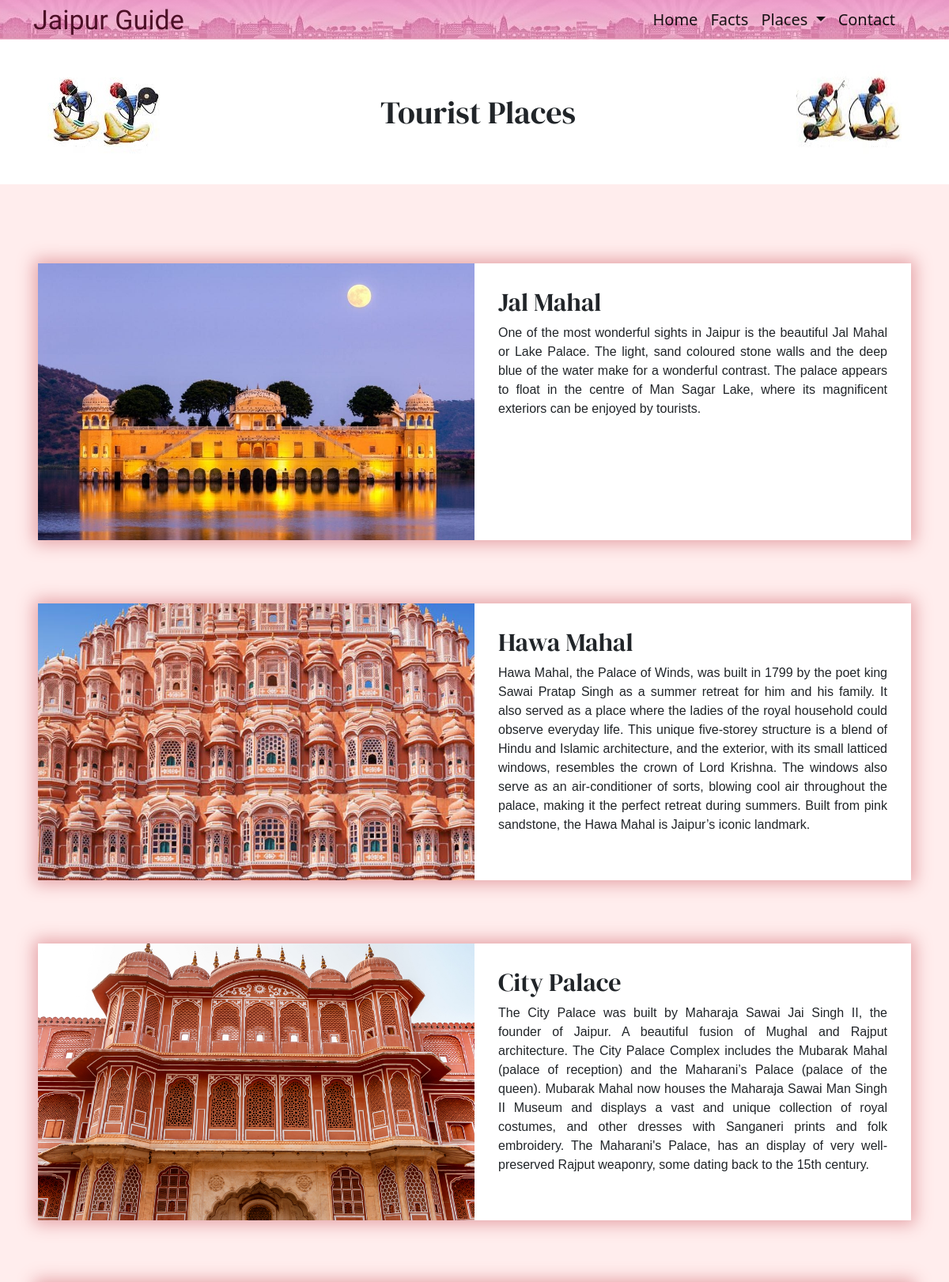
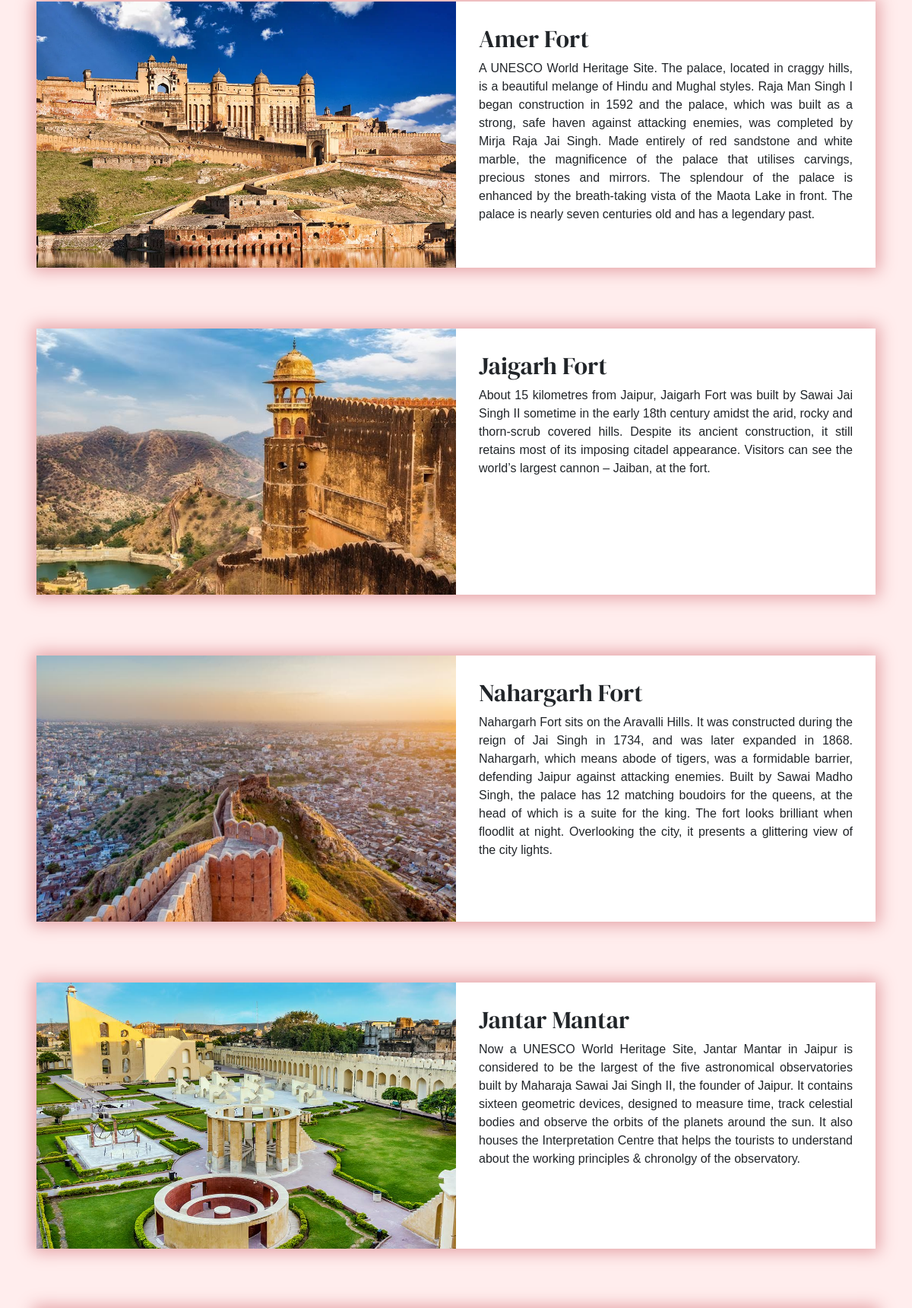
/tourist_place (upper part), run on the app's committed database (2 pictures, top to bottom).
### tables this page shows
CREATE TABLE Jaipur(
id INTEGER PRIMARY KEY AUTOINCREMENT,
name TEXT NOT NULL,
image TEXT NOT NULL,
tag TEXT NOT NULL,
desc TEXT NOT NULL
);

### application.py (the view)
@app.route("/tourist_place")
def tourist_place():
    with sqlite3.connect("Travel.db") as con:
      cur = con.cursor()
      info = cur.execute("SELECT * FROM Jaipur;")
      con.commit()
    information = [dict(name=row[1], image=row[2], desc=row[4]) for row in info]
    return render_template("tourist_place.html", information=information, heading="Tourist Places")

### templates/tourist_place.html (shortened to what this page needs)
{% extends "./layout.html" %}
{% block body %}
    <header class="header-sec my-container">
        <img src="{{ url_for('static', filename='img/side1.jpg')}}" alt="image" style="display: inline-block;">
        <h1 class="heading my-container">{{ heading|title }}</h1>
        <img src="{{ url_for('static', filename='img/side2.jpg')}}" alt="image" style="display: inline-block;">
    </header>
    <section class="showcase">
        <div class="my-container">
            {% for info in information %}
            <article class="row place1">
                <div class="img-box">
                    <img src="{{ url_for('static', filename= info.image) }}" alt="image">
                </div>
                <div class="text-box">
                    <h2>{{ info.name }}</h2>
                    <P>
                        {{ info.desc }}
                    </P>
                </div>
            </article>
            {% endfor %}
        </div>
    </section>
{% endblock body %}

### templates/layout.html (shortened to what this page needs)
<!DOCTYPE html>
<html lang="en">
  <head>
    <link rel=stylesheet type=text/css href="{{ url_for('static', filename='css/style.css') }}">
    <link href="https://cdn.jsdelivr.net/npm/bootstrap@5.1.0/dist/css/bootstrap.min.css" rel="stylesheet">
    <link rel="stylesheet" href="https://cdnjs.cloudflare.com/ajax/libs/font-awesome/4.7.0/css/font-awesome.min.css">
  </head>
  <body>
    <nav class="navbar navbar-expand-lg navbar-light bg-light sticky-top">
      <div class="container-fluid my-container container">
        <a class="navbar-brand" href="{{ url_for('index') }}" style="font-family: 'Kaushan Script', cursive; font-size:34px; color: #4D1027;">Jaipur Guide</a>
        <div class="collapse navbar-collapse" id="navbarNavDropdown">
            <ul class="navbar-nav">
              <li class="nav-item">
                <a class="nav-link active" aria-current="page" href="{{ url_for('index') }}">Home</a>
              </li>
              <li class="nav-item">
                <a class="nav-link active" href="{{ url_for('facts') }}">Facts</a>
              </li>
              <li class="nav-item dropdown">
                <a class="nav-link dropdown-toggle active" href="{{ url_for('tourist_place') }}" id="navbarDropdownMenuLink" role="button" data-bs-toggle="dropdown" aria-expanded="false">
                  Places
                </a>
              </li>
              <li class="nav-item">
                <a class="nav-link active" href="{{ url_for('contact') }}">Contact</a>
              </li>
            </ul>
        </div>
      </div>
    </nav>
    {% block body %}{% endblock %}
  </body>
</html>

### static/css/style.css (style rules this page uses)
* { padding:0; margin:0; box-sizing: border-box; }
a { text-decoration: none; }
.my-container { max-width: 1200px; width: 90%; margin: 0 auto; }
.navbar { color: #4D1027; background-image: linear-gradient(rgba(255,105,180,0.4), rgba(255,192,203,0.5)),url("/static/img/bg6.jpg"); height: 50px; background-position: bottom; }
.navbar-nav { position: absolute; right: 5%; }
.nav-item .nav-link { font-weight: 450; font-size: 20px; }
.header-sec { display: flex; }
.header-sec .heading { margin: auto; text-align: center; font-family: 'DM Serif Display', serif; }
.showcase { background-color:#FFEDED; padding: 100px 0; }
.showcase article.row { height: 350px; background: #ffffff; box-shadow: 0px 0px 20px 5px #E6A5A9; }
.showcase article.row .text-box h2 { font-family: 'DM Serif Display', serif; }
.place1 { margin-bottom: 5rem; }
.place1 .img-box { float: left; width: 50%; }
.place1 .text-box { float: right; width: 50%; }
.showcase article.row .img-box { height: 100%; padding: 0; }
.showcase article.row .text-box { padding: 30px; height: 100%; font-family: 'Noto Sans KR', sans-serif; text-align: justify; }
.showcase article.row .img-box img { display: inline-block; width: 100%; height: 100%; object-fit: cover; }
.showcase article.row::after { content: ''; display: block; clear: both; }

### data on the page
Jaipur: image (picture), name "Jal Mahal", desc "One of the most wonderful sights in Jaipur is the beautiful Jal Mahal or Lake Palace. The light, sand coloured stone walls and the deep blue of the water make for a wonderful contrast. The palace appears to float in the centre of Man Sagar Lake, where its magnificent exteriors can be enjoyed by tourists."
Jaipur: image (picture), name "Hawa Mahal", desc "Hawa Mahal, the Palace of Winds, was built in 1799 by the poet king Sawai Pratap Singh as a summer retreat for him and his family. It also served as a place where the ladies of the royal household could observe everyday life. This unique five-storey structure is a blend of Hindu and Islamic architecture, and the exterior, with its small latticed windows, resembles the crown of Lord Krishna. The windows also serve as an air-conditioner of sorts, blowing cool air throughout the palace, making it the perfect retreat during summers. Built from pink sandstone, the Hawa Mahal is Jaipur’s iconic landmark."
Jaipur: image (picture), name "City Palace", desc "The City Palace was built by Maharaja Sawai Jai Singh II, the founder of Jaipur. A beautiful fusion of Mughal and Rajput architecture. The City Palace Complex includes the Mubarak Mahal (palace of reception) and the Maharani’s Palace (palace of the queen). Mubarak Mahal now houses the Maharaja Sawai Man Singh II Museum and displays a vast and unique collection of royal costumes, and other dresses with Sanganeri prints and folk embroidery. The Maharani's Palace, has an display of very well-preserved Rajput weaponry, some dating back to the 15th century."
Jaipur: image (picture), name "Amer Fort", desc "A UNESCO World Heritage Site. The palace, located in craggy hills, is a beautiful melange of Hindu and Mughal styles. Raja Man Singh I began construction in 1592 and the palace, which was built as a strong, safe haven against attacking enemies, was completed by Mirja Raja Jai Singh. Made entirely of red sandstone and white marble, the magnificence of the palace that utilises carvings, precious stones and mirrors. The splendour of the palace is enhanced by the breath-taking vista of the Maota Lake in front. The palace is nearly seven centuries old and has a legendary past."
Jaipur: image (picture), name "Jaigarh Fort", desc "About 15 kilometres from Jaipur, Jaigarh Fort was built by Sawai Jai Singh II sometime in the early 18th century amidst the arid, rocky and thorn-scrub covered hills. Despite its ancient construction, it still retains most of its imposing citadel appearance. Visitors can see the world’s largest cannon – Jaiban, at the fort."
Jaipur: image (picture), name "Nahargarh Fort", desc "Nahargarh Fort sits on the Aravalli Hills. It was constructed during the reign of Jai Singh in 1734, and was later expanded in 1868. Nahargarh, which means abode of tigers, was a formidable barrier, defending Jaipur against attacking enemies. Built by Sawai Madho Singh, the palace has 12 matching boudoirs for the queens, at the head of which is a suite for the king. The fort looks brilliant when floodlit at night. Overlooking the city, it presents a glittering view of the city lights."
Jaipur: image (picture), name "Jantar Mantar", desc "Now a UNESCO World Heritage Site, Jantar Mantar in Jaipur is considered to be the largest of the five astronomical observatories built by Maharaja Sawai Jai Singh II, the founder of Jaipur. It contains sixteen geometric devices, designed to measure time, track celestial bodies and observe the orbits of the planets around the sun. It also houses the Interpretation Centre that helps the tourists to understand about the working principles & chronolgy of the observatory."

### other printed values
{{ heading|title }} "Tourist Places"
